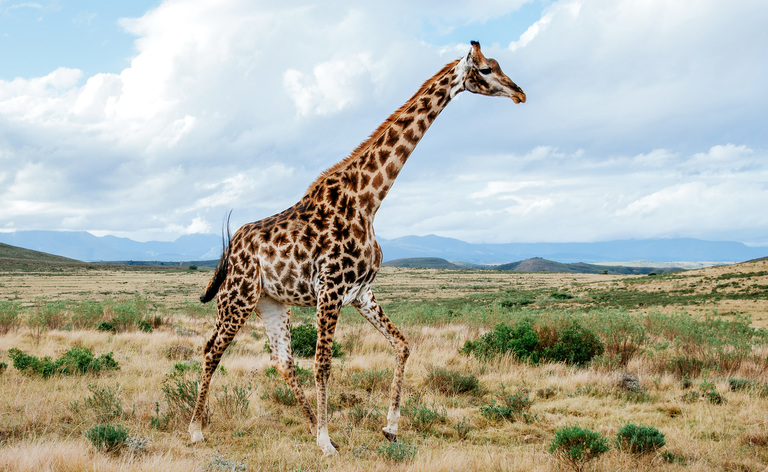
#> input picture opencv/data/Giraffe.jpg, 768 x 472 px, found by its file name
$ jupyter execute Giraffe.ipynb   (older library calls are emulated)
#> lines starting #> are read from the running program, lines starting #| are printed output that depends on the picture; after the words box and inside, x2 and y2 are one past the last pixel; in counts of white or black regions, pixels touching at a corner belong together
[cell 1]
import numpy as np
import matplotlib.pyplot as plt
import cv2
import sys
import pandas as pd

img = cv2.imread('/home/kkyu/amr_ws/opencv/data/Giraffe.jpg', cv2.IMREAD_GRAYSCALE)
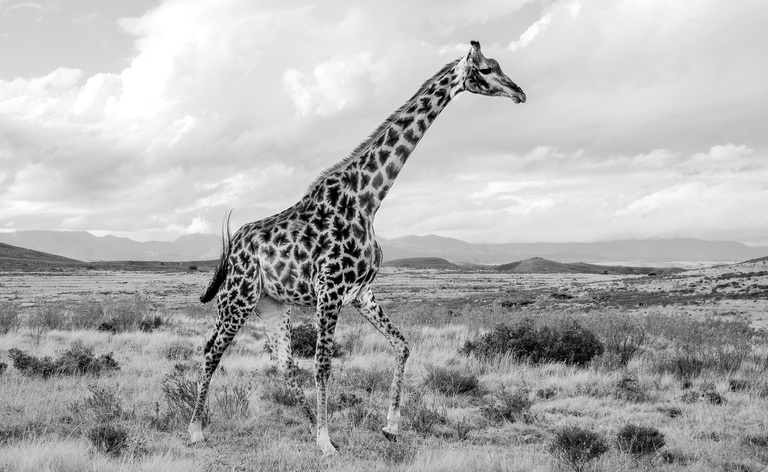
#> img: shape (472, 768); min 0, max 255, mean 176.9
img = cv2.resize(img, (800,600))
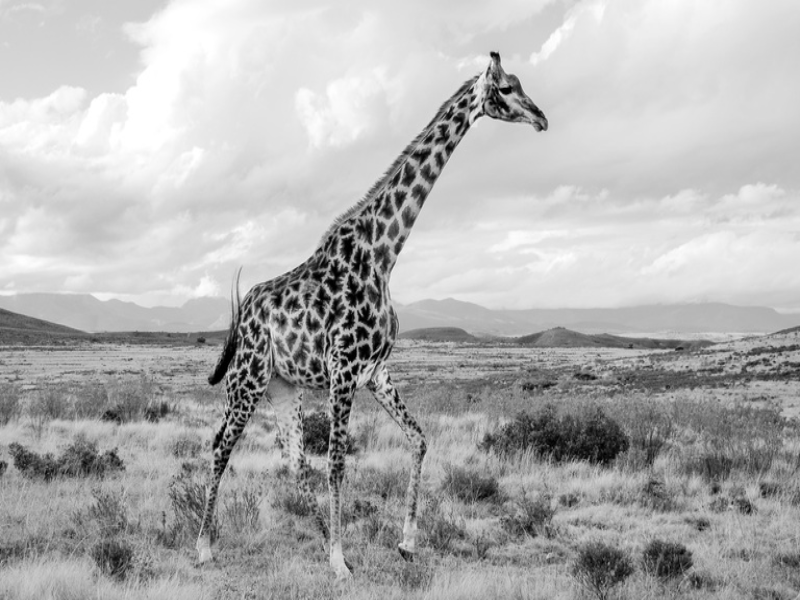
#> img: shape (600, 800); min 0, max 255, mean 176.8

ret, mask = cv2.threshold(img, 128, 255, cv2.THRESH_BINARY_INV)
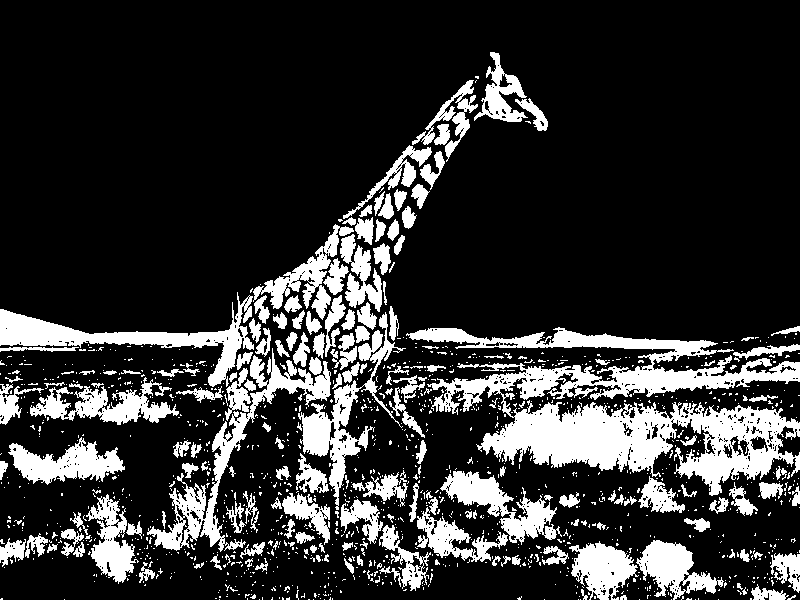
#> mask: shape (600, 800); 19.9% white; 1285 white regions (1108 under 20 px), largest, box (x1, y1, x2, y2) and area: (406, 327, 800, 496) 26043, (147, 348, 331, 552) 5511, (0, 292, 254, 387) 5238

laplacian = cv2.Laplacian(img, ddepth = cv2.CV_64F)
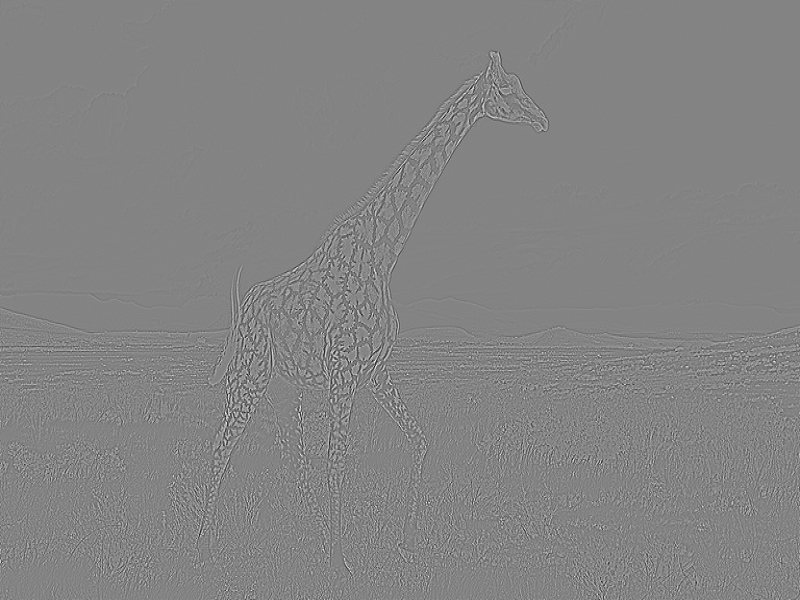
#> laplacian: shape (600, 800) float64; min -274, max 256, mean 0; drawn with min black and max white
sobelx = cv2.Sobel(img, ddepth = cv2.CV_64F, dx = 1, dy = 0, ksize = 5)
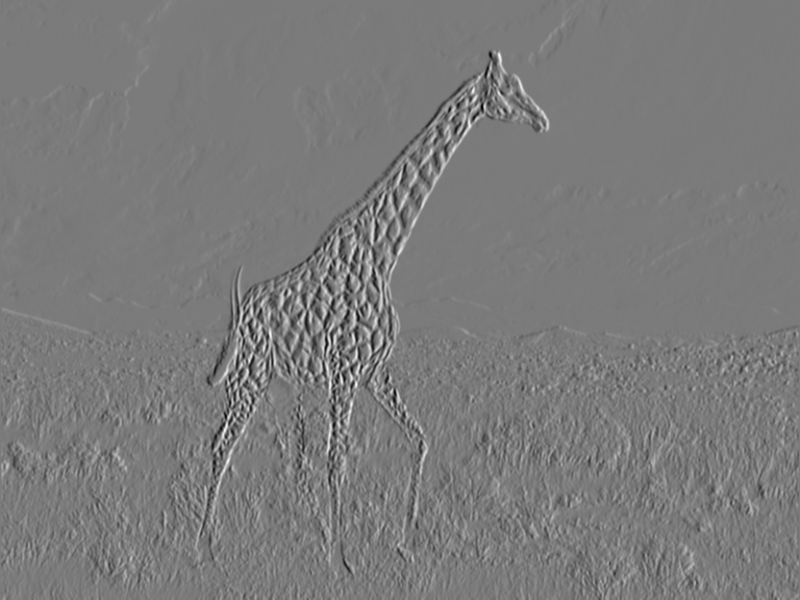
#> sobelx: shape (600, 800) float64; min -8166, max 8740, mean -0.9; drawn with min black and max white
sobely = cv2.Sobel(img, ddepth = cv2.CV_64F, dx = 0, dy = 1, ksize = 5)
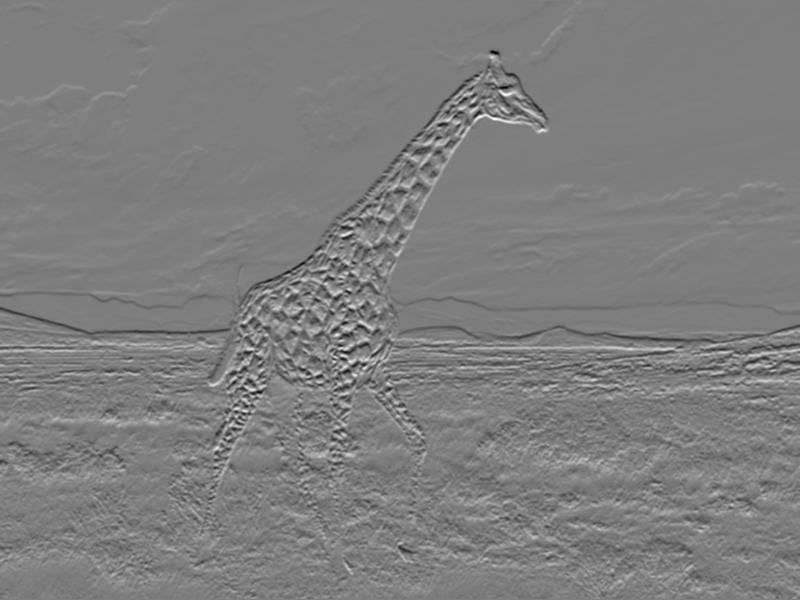
#> sobely: shape (600, 800) float64; min -7909, max 8015, mean -15.1; drawn with min black and max white
blended = cv2.addWeighted(src1 = sobelx, alpha = 0.5, src2 = sobely, beta = 0.5, gamma = 0)
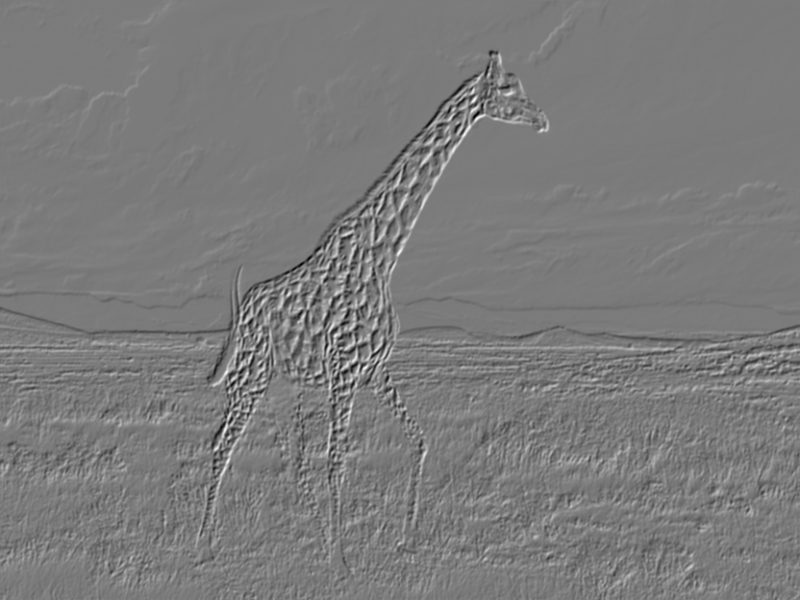
#> blended: shape (600, 800) float64; min -5759, max 6113, mean -8; drawn with min black and max white

cv2.imshow('original', img)
cv2.imshow('mask', mask)
cv2.imshow('Laplacian', laplacian)
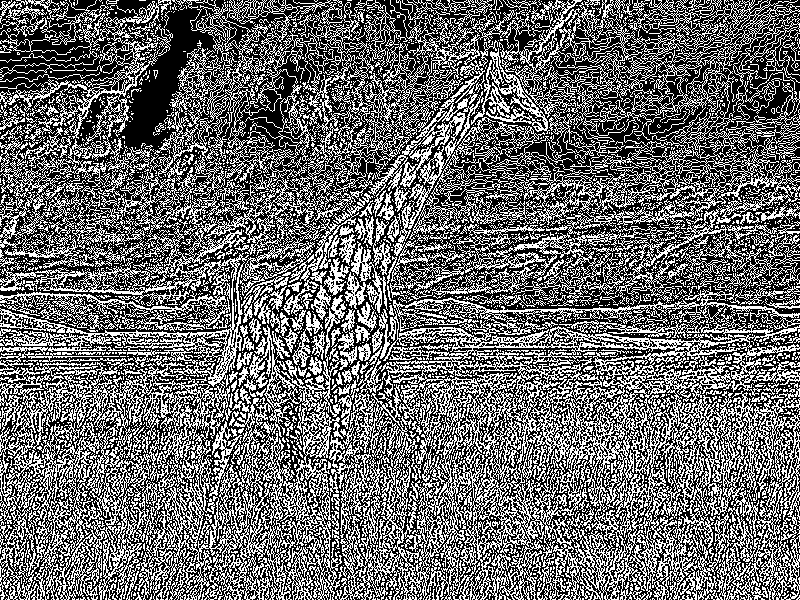
#> window 'Laplacian': shape (600, 800); 41.8% white in thin lines or dots
cv2.imshow('blended', blended)
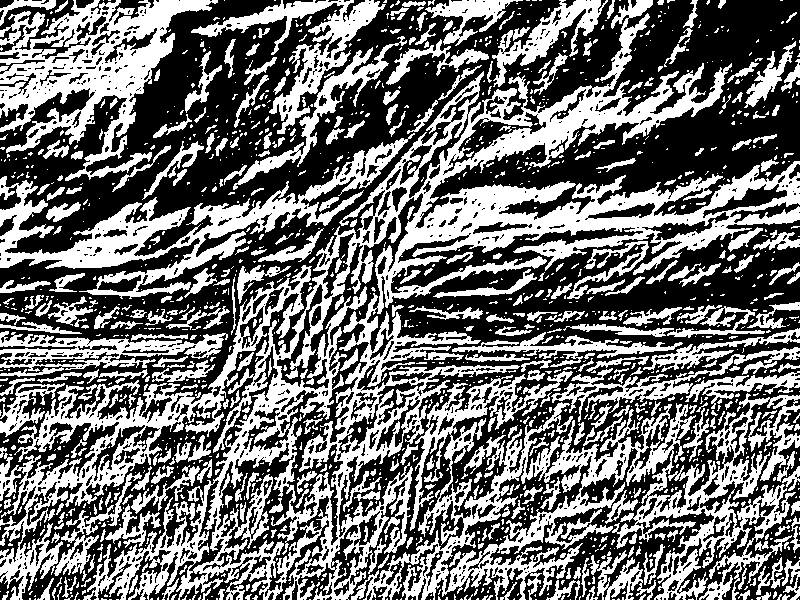
#> window 'blended': shape (600, 800); 43.5% white; 1542 white regions (1162 under 20 px), largest, box (x1, y1, x2, y2) and area: (83, 0, 800, 600) 64041, (351, 371, 800, 600) 30762, (0, 0, 218, 181) 14666


cv2.waitKey()
cv2.destroyAllWindows()

$ run again, with opencv/data/bricks.jpg copied over opencv/data/Giraffe.jpg
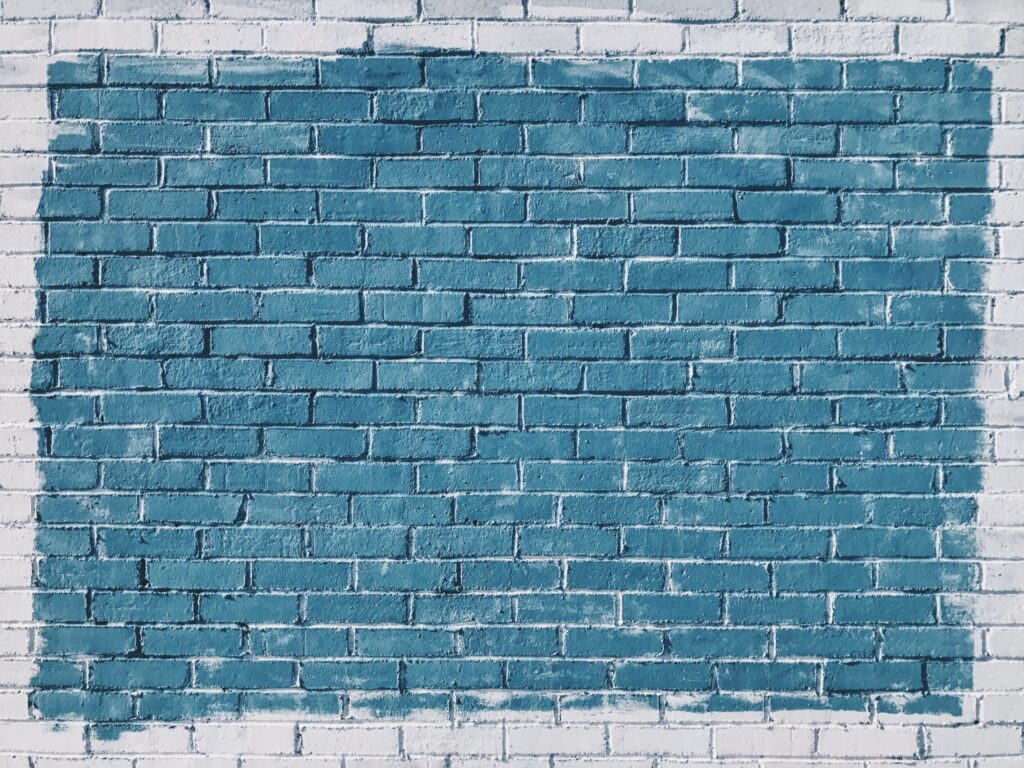
#> input picture opencv/data/bricks.jpg, 1024 x 768 px, found by its file name
#> `ret, mask = cv2.threshold(img, 128, 255, cv2.THRESH_BINARY_INV)`:
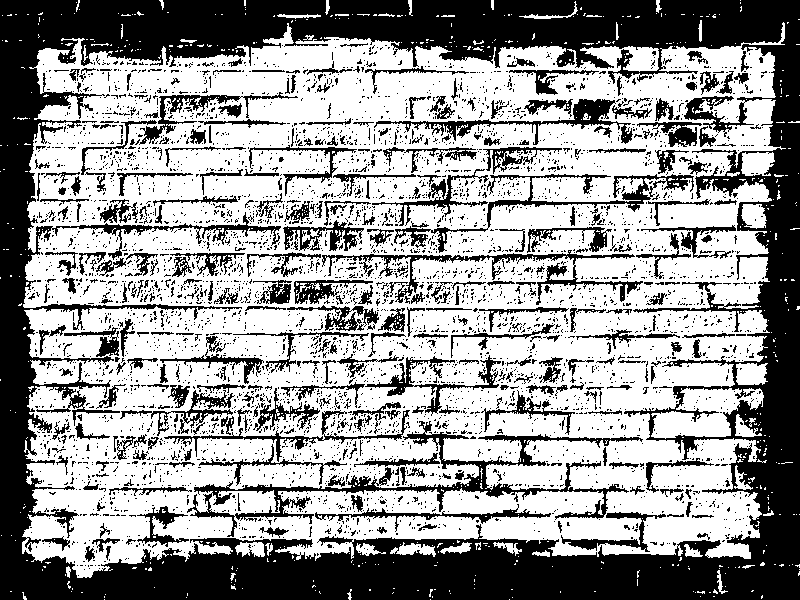
#> mask: shape (600, 800); 59.8% white; 4517 black regions (4165 under 20 px), largest, box (x1, y1, x2, y2) and area: (0, 0, 800, 600) 122678, (187, 421, 643, 537) 5853, (322, 250, 643, 305) 2532
#> `cv2.imshow('blended', blended)`:
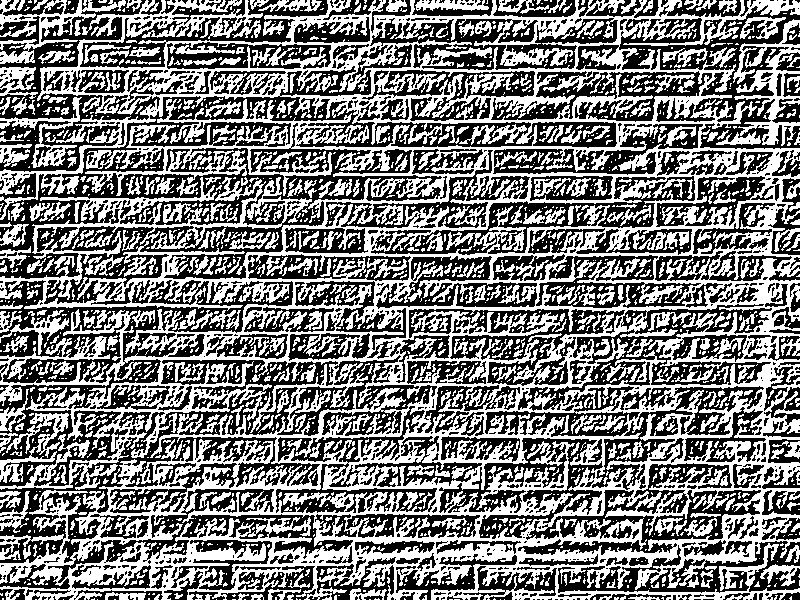
#> window 'blended': shape (600, 800); 48% white; 1862 white regions (1361 under 20 px), largest, box (x1, y1, x2, y2) and area: (0, 0, 800, 600) 174163, (733, 19, 800, 146) 2780, (0, 0, 126, 64) 2138

$ run again, with opencv/data/cat.jpg copied over opencv/data/Giraffe.jpg
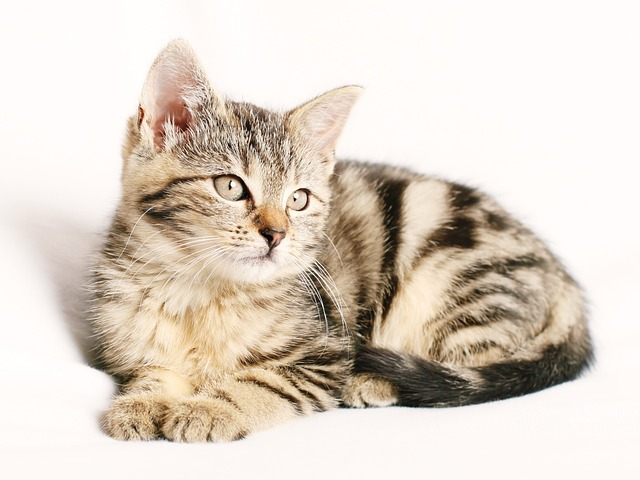
#> input picture opencv/data/cat.jpg, 640 x 480 px, found by its file name
#> `ret, mask = cv2.threshold(img, 128, 255, cv2.THRESH_BINARY_INV)`:
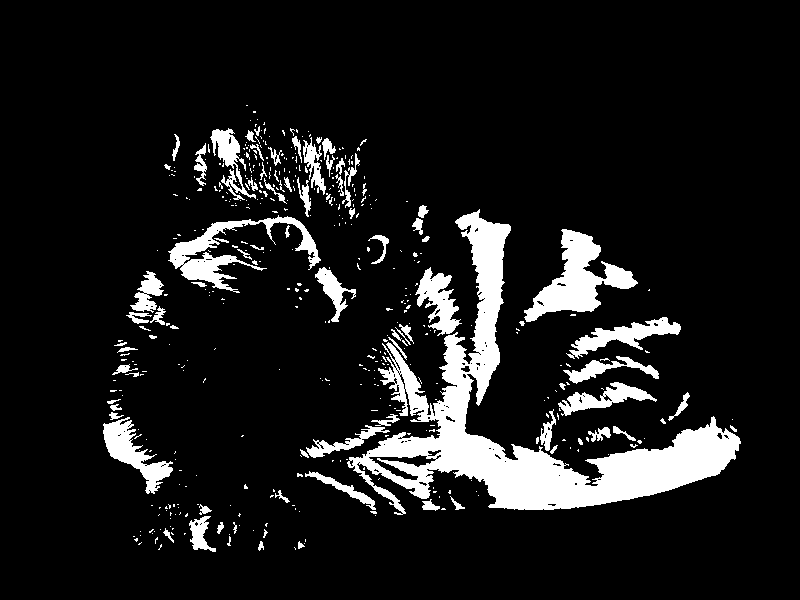
#> mask: shape (600, 800); 10.6% white; 453 white regions (368 under 20 px), largest, box (x1, y1, x2, y2) and area: (347, 209, 741, 515) 25638, (524, 229, 638, 322) 4046, (168, 215, 321, 293) 3006
#> `cv2.imshow('blended', blended)`:
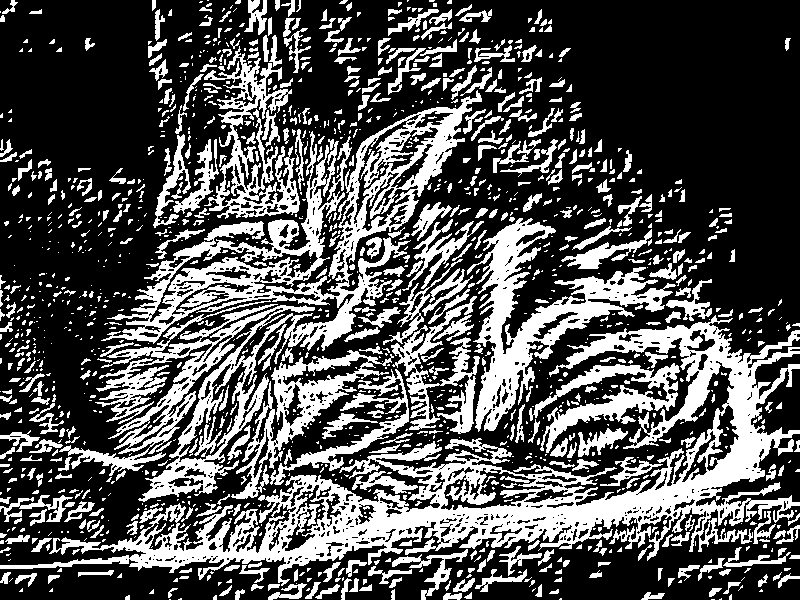
#> window 'blended': shape (600, 800); 32.5% white; 1458 white regions (922 under 20 px), largest, box (x1, y1, x2, y2) and area: (0, 315, 800, 586) 41822, (59, 90, 482, 502) 32238, (467, 218, 676, 432) 10948
